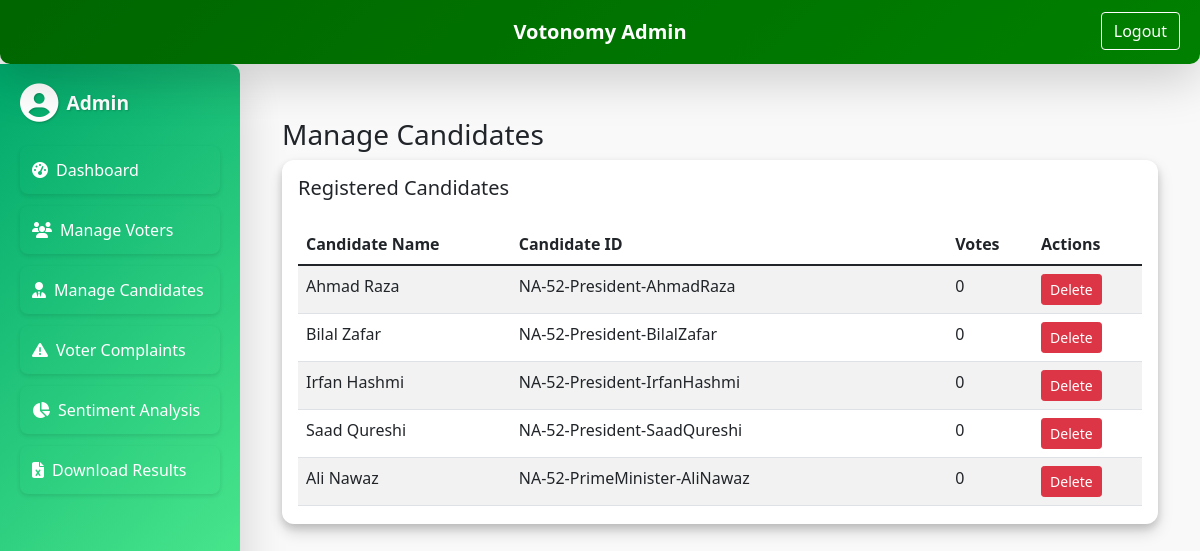
The page /admin/manage-candidates (signed in) on the database its author committed.
### models.py (models this page shows)
class Candidate(db.Model):
    id = db.Column(db.Integer, primary_key=True)
    candidate_name = db.Column(db.String(100), nullable=False)
    candidate_id = db.Column(db.String(100), unique=True, nullable=False)
    votes = db.Column(db.Integer, default=0)

### admin.py (the view)
@admin_bp.route('/manage-candidates', methods=['GET'])
@admin_login_required
def manage_candidates():
    update_vote_counts()
    return render_template(
        'manage_candidates.html',
        candidates=Candidate.query.all(),
        pending_candidate_requests=candidate_requests
    )

### admin.py (called while the page is built)
def admin_login_required(func):
    @wraps(func)
    def wrapper(*args, **kwargs):
        if not session.get("admin_logged_in"):
            return redirect(url_for("admin_bp.admin_login"))
        return func(*args, **kwargs)
    return wrapper

def update_vote_counts():
    vote_data = db.session.query(Vote.candidate_id, db.func.count(Vote.id)).group_by(Vote.candidate_id).all()
    vote_map = {cid: count for cid, count in vote_data}
    for candidate in Candidate.query.all():
        candidate.votes = vote_map.get(candidate.candidate_id, 0)
    db.session.commit()

### templates/admin/manage_candidates.html (shortened to what this page needs)
{% extends "base_admin.html" %}
{% block content %}
<div class="container mt-4">
  <h3>Manage Candidates</h3>
  <div class="admin-card-3d p-3 mb-4">
    <h5>Registered Candidates</h5>
    {% if candidates|length == 0 %}
      <p>No registered candidates.</p>
    {% else %}
    <div style="max-height: 300px; overflow-y: auto;">
      <table class="table table-striped mt-3">
        <thead>
          <tr>
            <th>Candidate Name</th>
            <th>Candidate ID</th>
            <th>Votes</th>
            <th>Actions</th>
          </tr>
        </thead>
        <tbody>
          {% for candidate in candidates %}
          <tr>
            <td>{{ candidate.candidate_name }}</td>
            <td>{{ candidate.candidate_id }}</td>
            <td>{{ candidate.votes }}</td>
            <td>
              <form method="POST" action="{{ url_for('admin_bp.delete_candidate', candidate_id=candidate.candidate_id) }}" style="display:inline;">
                <button type="submit" class="btn btn-danger btn-sm">Delete</button>
              </form>
            </td>
          </tr>
          {% endfor %}
        </tbody>
      </table>
    </div>
    {% endif %}
  </div>
</div>
{% endblock %}

### templates/admin/base_admin.html (shortened to what this page needs)
<!DOCTYPE html>
<html lang="en">
<head>
  <link rel="stylesheet" href="https://cdn.jsdelivr.net/npm/bootstrap@5.1.3/dist/css/bootstrap.min.css">
  <link rel="stylesheet" href="{{ url_for('static', filename='css/animate.min.css') }}">
  <link rel="stylesheet" href="https://cdnjs.cloudflare.com/ajax/libs/font-awesome/6.2.0/css/all.min.css" />
  <link rel="stylesheet" href="{{ url_for('static', filename='css/admin_styles.css') }}">
</head>
<body class="admin-bg">
  <nav class="navbar admin-topbar shadow-lg">
    <div class="container-fluid">
      <div class="d-flex w-100 justify-content-between align-items-center">
        <span class="navbar-brand mx-auto text-white fw-bold">Votonomy Admin</span>
        <a href="{{ url_for('admin_bp.admin_logout') }}" class="btn btn-outline-light logout-btn">Logout</a>
      </div>
    </div>
  </nav>
  <div class="admin-container">
    <aside class="admin-sidebar shadow-lg">
      <div class="sidebar-header mb-4">
        <div class="d-flex align-items-center">
          <i class="fas fa-user-circle fa-2x text-white"></i>
          <span class="ms-2 text-white fw-bold">Admin</span>
        </div>
      </div>
      <ul class="nav flex-column">
        <li class="nav-item">
          <a class="nav-link" href="{{ url_for('admin_bp.admin_dashboard') }}">
            <i class="fas fa-tachometer-alt me-2"></i>Dashboard
          </a>
        </li>
        <li class="nav-item">
          <a class="nav-link" href="{{ url_for('admin_bp.manage_voters') }}">
            <i class="fas fa-users me-2"></i>Manage Voters
          </a>
        </li>
        <li class="nav-item">
          <a class="nav-link" href="{{ url_for('admin_bp.manage_candidates') }}">
            <i class="fas fa-user-tie me-2"></i>Manage Candidates
          </a>
        </li>
        <li class="nav-item">
          <a class="nav-link" href="{{ url_for('admin_bp.manage_complaints') }}">
            <i class="fas fa-exclamation-triangle me-2"></i>Voter Complaints
          </a>
        </li>
        <li class="nav-item">
          <a class="nav-link" href="{{ url_for('admin_bp.sentiment_analysis') }}">
            <i class="fas fa-chart-pie me-2"></i>Sentiment Analysis
          </a>
        </li>
        <li class="nav-item">
          <a class="nav-link" href="{{ url_for('admin_bp.download_results') }}">
            <i class="fas fa-file-excel me-2"></i>Download Results
          </a>
        </li>
      </ul>
    </aside>
    <main class="admin-content">
      {% block content %}{% endblock %}
    </main>
  </div>
</body>
</html>

### static/css/admin_styles.css (style rules this page uses)
.admin-bg { background-color: #f9f9f9; position: relative; overflow: hidden; }
.admin-bg::before { content: ""; position: absolute; top: 0; left: 0; width: 100%; height: 100%; background: url('../images/pakistan_flag.png') no-repeat center center; background-size: cover; opacity: 0.2; z-index: -1; transform: perspective(500px) rotateX(2deg); }
.admin-topbar { background: linear-gradient(135deg, #006600, #008000); padding: 12px 20px; border-radius: 0 0 10px 10px; box-shadow: 0 4px 8px rgba(0,0,0,0.2); position: relative; display: flex; justify-content: center; align-items: center; }
.logout-btn { position: absolute; right: 20px; top: 12px; color: #fff; border-color: #fff; }
.admin-topbar .navbar-brand { font-weight: bold; color: #fff; }
.admin-container { display: flex; min-height: 100vh; }
.admin-sidebar { width: 240px; background: linear-gradient(135deg, #00A86B, #66FF99); padding: 20px; color: #fff; border-top-right-radius: 10px; border-bottom-right-radius: 10px; box-shadow: 2px 0 8px rgba(0,0,0,0.15); }
.sidebar-header { font-size: 1.2rem; margin-bottom: 20px; text-shadow: 1px 1px 2px rgba(0,0,0,0.2); }
.admin-sidebar .nav-link { color: #fff; padding: 12px; margin-bottom: 12px; border-radius: 8px; transition: background 0.3s, transform 0.3s; font-weight: 500; box-shadow: 0 2px 4px rgba(0,0,0,0.1); }
.admin-content { flex: 1; padding: 30px; }
.admin-card-3d { background: #ffffff; border-radius: 12px; box-shadow: 0 4px 8px rgba(0,0,0,0.15), 0 8px 16px rgba(0,0,0,0.15); transition: transform 0.3s ease, box-shadow 0.3s ease; margin-bottom: 20px; }
.navbar-brand { font-weight: bold; color: #fff; }

### rows shown on the page
Candidate: candidate_name "Ahmad Raza", candidate_id "NA-52-President-AhmadRaza", votes "0"
Candidate: candidate_name "Bilal Zafar", candidate_id "NA-52-President-BilalZafar", votes "0"
Candidate: candidate_name "Irfan Hashmi", candidate_id "NA-52-President-IrfanHashmi", votes "0"
Candidate: candidate_name "Saad Qureshi", candidate_id "NA-52-President-SaadQureshi", votes "0"
Candidate: candidate_name "Ali Nawaz", candidate_id "NA-52-PrimeMinister-AliNawaz", votes "0"
